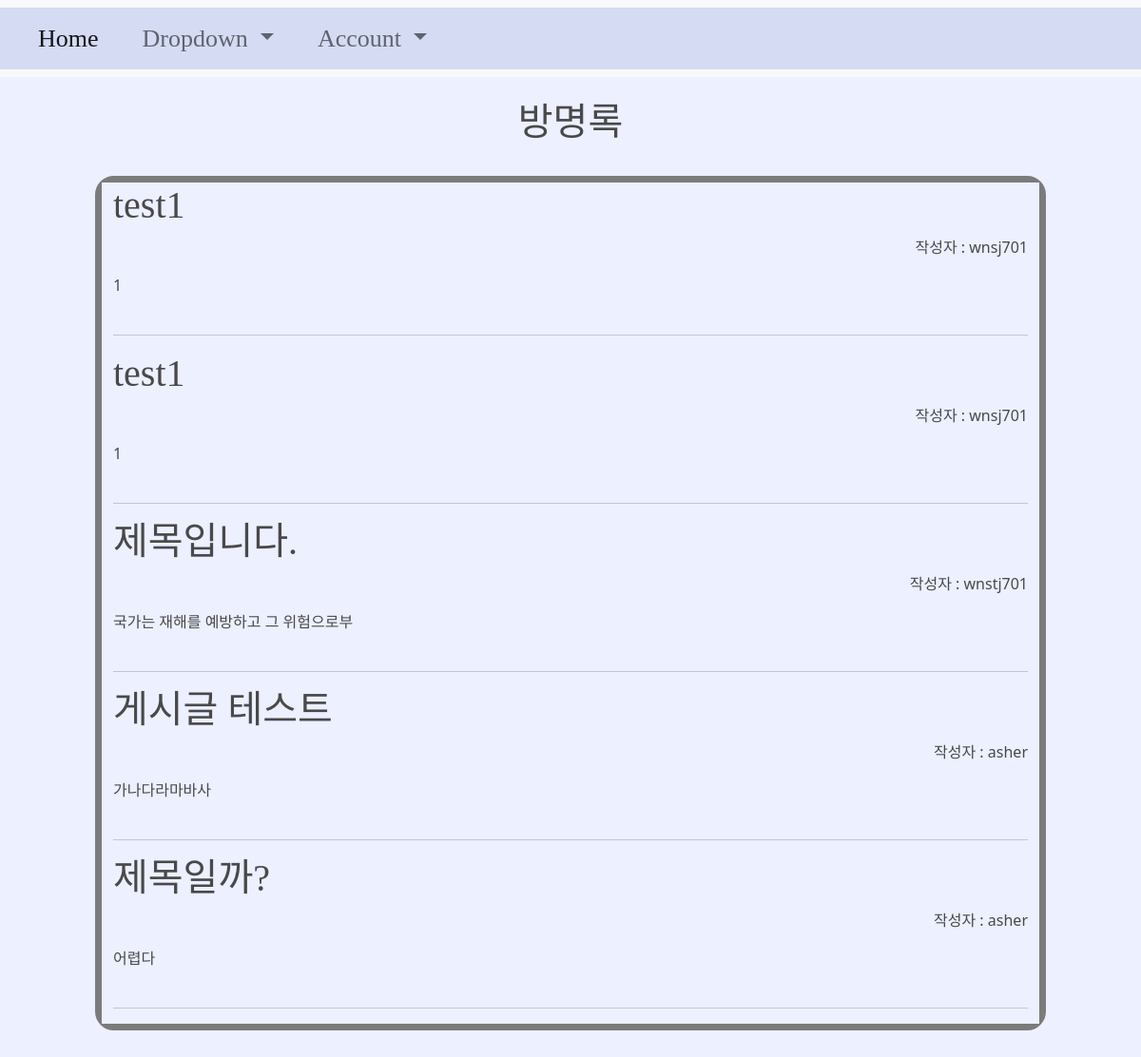
The app's page /posts/ (signed in), older data.
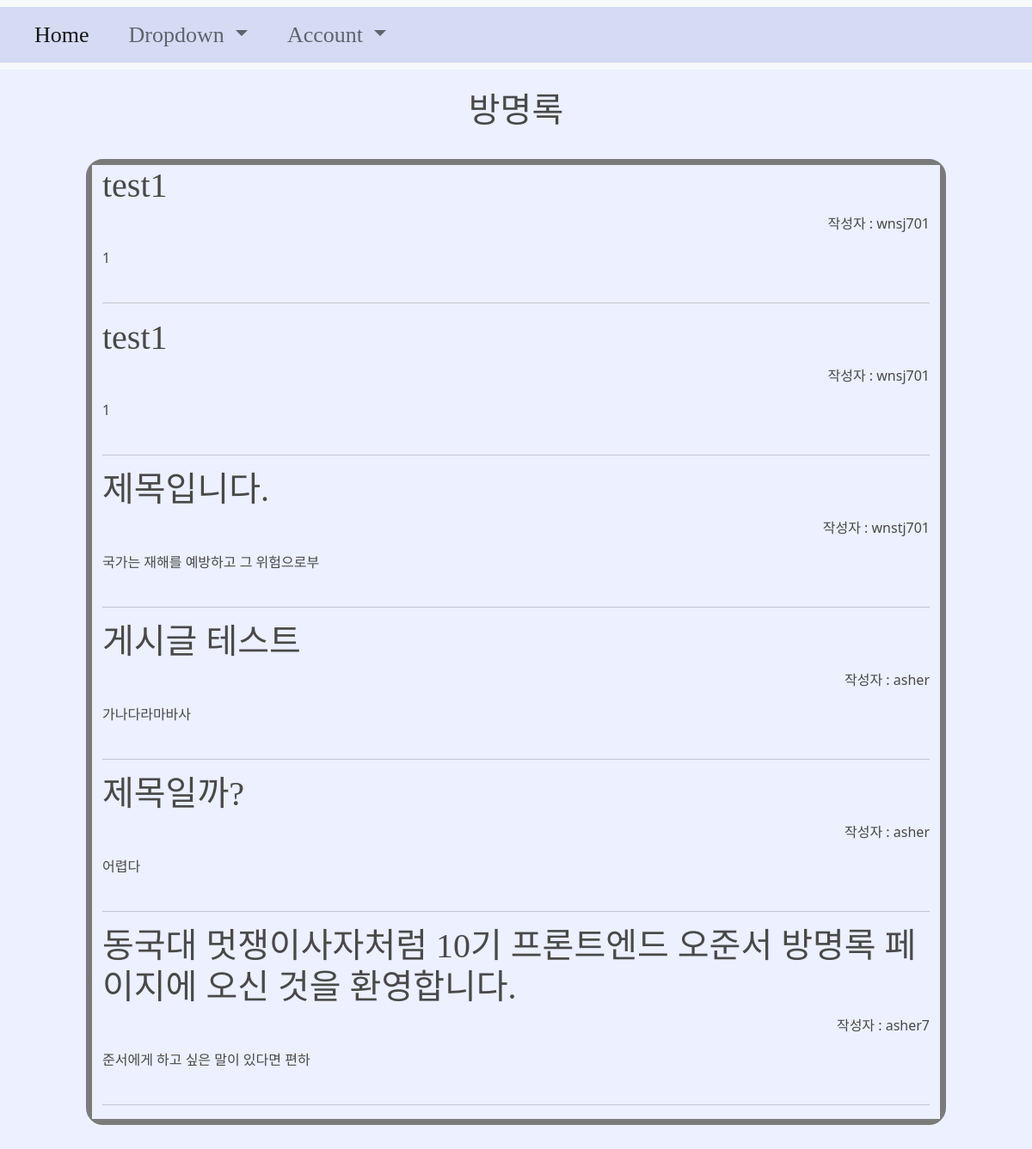
The same page, newer data.
### main/models.py (models this page shows, shortened)
class Post(models.Model):
    id = models.AutoField(primary_key=True)
    title = models.CharField(max_length=200)
    writer = models.ForeignKey(User, on_delete=models.CASCADE)
    pub_date = models.DateTimeField()
    body = models.TextField()
    image = models.ImageField(upload_to="post/", blank=True, null=True)
    like_user_set = models.ManyToManyField(
        User, blank=True, related_name="likes_user_set", through="Like")
    dislike_user_set = models.ManyToManyField(
        User, blank=True, related_name="dislikes_user_set", through="Dislike")
    def summary(self):
        return self.body[:20]

### main/views.py (the view)
# urls.py: path('posts/', posts, name="posts"),
@login_required
def posts(request):
    posts = Post.objects.all()
    return render(request, 'main/posts.html', {'posts': posts})

### main/templates/main/posts.html (shortened to what this page needs)
{% extends 'base.html' %}
{% load static %}
{% block content %}
<br>
    {% if user.is_authenticated %}
        <h1 id="list_main">방명록</h1><br>
        <div class="container">
        {% for post in posts %}
            <a href="{% url 'main:detail' post.id %}">
                <div class="row">
                    <div class="list_wrap">
                        <h1>{{post.title}}</h1>
                        {% if post.writer %}
                        {% if 'user' in post.writer.username %}
                            <p>작성자 : {{ post.writer.last_name }} {{ post.writer.first_name }}</p>
                        {% else %}
                            <p>작성자 : {{ post.writer }}</p>
                        {% endif %}
                        {% else %}
                            <p>작성자 : 알 수 없음</p>
                        {% endif %}
                        {{post.summary}}
                            <br><br>
                            <hr>
                    </div>
                </div>
            </a>
    {% endfor %}
        </div>
    {% else %}
        <div>
            <a href="{% url 'account_login'%}" class="btn btn-warning">로그인</a>
            <a href="{% url 'account_signup' %}" class="btn btn-warning">회원가입</a>
        </div>
    {% endif %}
{% endblock %}

Row changes from the older to the newer data that the page shows:
added Post: title "동국대 멋쟁이사자처럼 10기 프론트엔드 오준서 방명록 페이지에 오신 것을 환영합니다.", writer "asher7", summary "준서에게 하고 싶은 말이 있다면 편하"
